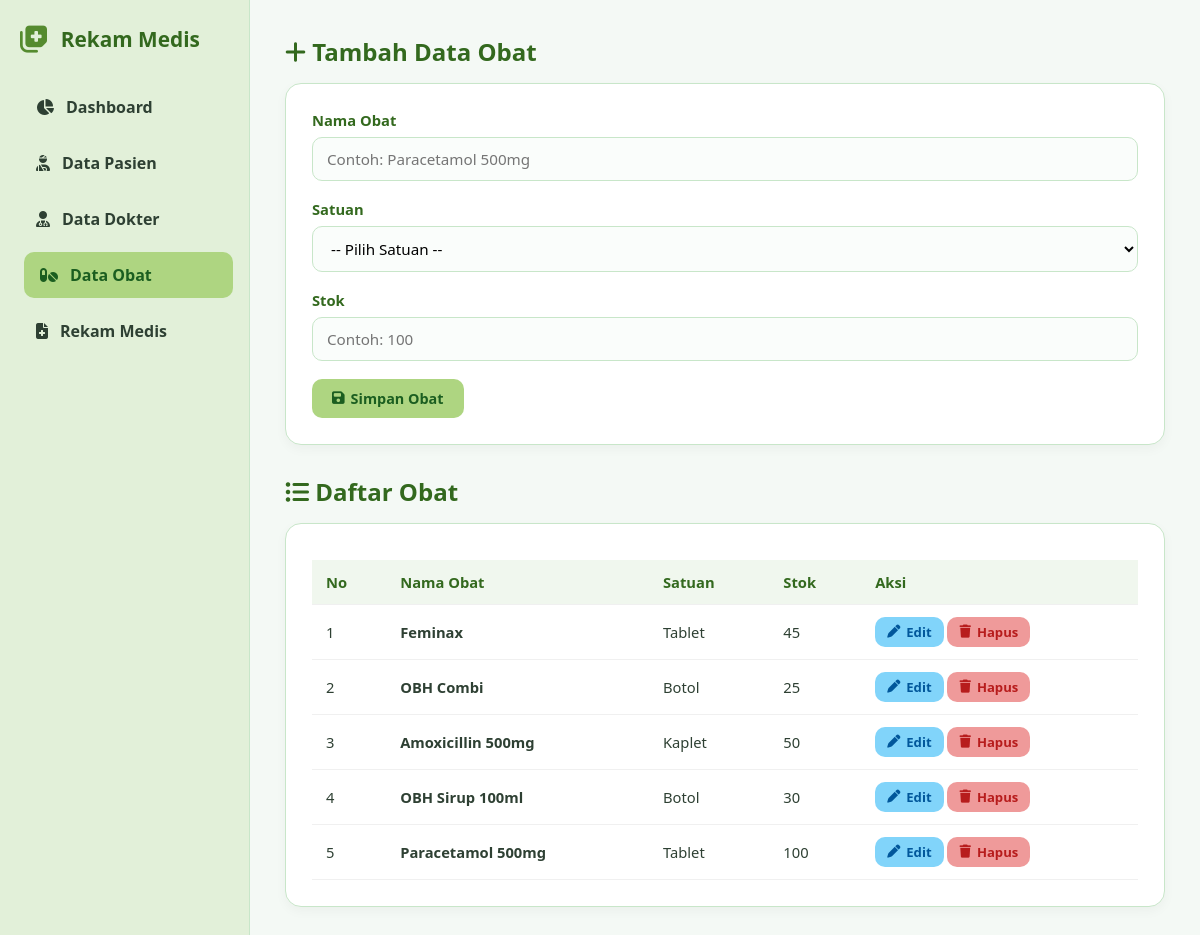
/obat.php, run on the app's committed database.
### tables this page shows
CREATE TABLE `obat` (
  `id_obat` int(11) NOT NULL,
  `nama_obat` varchar(100) NOT NULL,
  `satuan` varchar(30) NOT NULL,
  `stok` int(11) NOT NULL
);

### obat.php (the view, shortened to what this page needs)
<?php
require_once 'koneksi.php';
$edit_data = ['id_obat'=>'', 'nama_obat'=>'', 'satuan'=>'', 'stok'=>''];
?>
<!DOCTYPE html>
<html lang="id">
<head>
    <link rel="stylesheet" href="https://cdnjs.cloudflare.com/ajax/libs/font-awesome/6.4.0/css/all.min.css">
    <link rel="stylesheet" href="style.css">
</head>
<body>
    <div class="sidebar">
        <div class="sidebar-header">
            <i class="fa-solid fa-notes-medical"></i>
            <h2>Rekam Medis</h2>
        </div>
        <nav>
            <a href="index.php"><i class="fa-solid fa-chart-pie"></i> Dashboard</a>
            <a href="pasien.php"><i class="fa-solid fa-user-injured"></i> Data Pasien</a>
            <a href="dokter.php"><i class="fa-solid fa-user-doctor"></i> Data Dokter</a>
            <a href="obat.php" class="active"><i class="fa-solid fa-pills"></i> Data Obat</a>
            <a href="rekam_medis.php"><i class="fa-solid fa-file-medical"></i> Rekam Medis</a>
        </nav>
    </div>
    <div class="main-content">
        <h2 style="color: var(--primary-dark); margin-bottom: 15px;">
            <i class="fa-solid <?= ($edit_data['id_obat'] != '') ? 'fa-pen-to-square' : 'fa-plus'; ?>"></i>
            <?= ($edit_data['id_obat'] != '') ? 'Edit Data Obat' : 'Tambah Data Obat'; ?>
        </h2>
        <div class="table-container">
            <form action="obat.php" method="POST">
                <div class="form-group">
                    <label>Nama Obat</label>
                    <input type="text" name="nama_obat" value="<?= $edit_data['nama_obat']; ?>" placeholder="Contoh: Paracetamol 500mg" required>
                </div>
                <div class="form-group">
                    <label>Satuan</label>
                    <select name="satuan" required>
                        <option value="">-- Pilih Satuan --</option>
                    </select>
                </div>
                <div class="form-group">
                    <label>Stok</label>
                    <input type="number" name="stok" value="<?= $edit_data['stok']; ?>" placeholder="Contoh: 100" min="0" required>
                </div>
                <button type="submit" name="simpan" class="btn btn-primary">
                    <i class="fa-solid fa-floppy-disk"></i> Simpan Obat
                </button>
            </form>
        </div>
        <h2 style="color: var(--primary-dark); margin-bottom: 15px;"><i class="fa-solid fa-list-ul"></i> Daftar Obat</h2>
        <div class="table-container">
            <table>
                <thead>
                    <tr>
                        <th>No</th>
                        <th>Nama Obat</th>
                        <th>Satuan</th>
                        <th>Stok</th>
                        <th>Aksi</th>
                    </tr>
                </thead>
                <tbody>
                    <?php
                    $no = 1;
                    $query = mysqli_query($koneksi, "SELECT * FROM obat ORDER BY id_obat DESC");
                    if ($query && mysqli_num_rows($query) > 0) {
                        while ($o = mysqli_fetch_assoc($query)) {
                    ?>
                    <tr>
                        <td><?= $no++; ?></td>
                        <td><strong><?= $o['nama_obat']; ?></strong></td>
                        <td><?= $o['satuan']; ?></td>
                        <td><?= $o['stok']; ?></td>
                        <td>
                            <a href="obat.php?edit=<?= $o['id_obat']; ?>" class="btn btn-edit"><i class="fa-solid fa-pen"></i> Edit</a>
                            <a href="obat.php?hapus=<?= $o['id_obat']; ?>" class="btn btn-delete" onclick="return confirm('Hapus data obat ini?')"><i class="fa-solid fa-trash"></i> Hapus</a>
                        </td>
                    </tr>
                    <?php
                        }
                    } else {
                        echo "<tr><td colspan='5' style='text-align:center; color:#888;'>Belum ada data obat.</td></tr>";
                    }
                    ?>
                </tbody>
            </table>
        </div>
    </div>
</body>
</html>

### style.css (style rules this page uses)
:root { --bg-color: #f4f9f5; --sidebar-bg: #e2f0d9; --card-bg: #ffffff; --primary-color: #558b2f; --primary-light: #aed581; --primary-dark: #33691e; --text-color: #2e4033; --border-color: #c8e6c9; --accent-blue: #81d4fa; --accent-danger: #ef9a9a; }
* { box-sizing: border-box; margin: 0; padding: 0; font-family: 'Segoe UI', Tahoma, Geneva, Verdana, sans-serif; }
body { background-color: var(--bg-color); color: var(--text-color); display: flex; min-height: 100vh; }
.sidebar { width: 250px; background-color: var(--sidebar-bg); padding: 25px 20px; border-right: 1px solid var(--border-color); display: flex; flex-direction: column; }
.sidebar-header { display: flex; align-items: center; gap: 12px; margin-bottom: 30px; }
.sidebar-header i { font-size: 1.8rem; color: var(--primary-color); }
.sidebar-header h2 { font-size: 1.3rem; color: var(--primary-dark); }
.sidebar nav a { display: flex; align-items: center; gap: 12px; color: var(--text-color); text-decoration: none; padding: 12px 16px; border-radius: 10px; margin-bottom: 10px; font-weight: 600; transition: all 0.25s ease; }
.sidebar nav a:hover, .sidebar nav a.active { background-color: var(--primary-light); color: #1b5e20; transform: translateX(4px); }
.main-content { flex: 1; padding: 35px; overflow-y: auto; }
.table-container { background: var(--card-bg); padding: 26px; border-radius: 16px; box-shadow: 0 4px 12px rgba(0,0,0,0.04); border: 1px solid var(--border-color); margin-bottom: 30px; }
.form-group { margin-bottom: 18px; }
.form-group label { display: block; margin-bottom: 7px; font-weight: 600; font-size: 0.92rem; color: var(--primary-dark); }
.form-group input, .form-group select, .form-group textarea { width: 100%; padding: 11px 14px; border: 1.5px solid var(--border-color); border-radius: 10px; outline: none; font-size: 0.95rem; background-color: #fafdfb; transition: all 0.2s ease; }
.btn { display: inline-flex; align-items: center; gap: 6px; padding: 10px 20px; border-radius: 10px; text-decoration: none; font-size: 0.9rem; font-weight: 600; cursor: pointer; border: none; transition: all 0.2s ease; }
.btn-primary { background-color: var(--primary-light); color: #1b5e20; }
.btn-edit { background-color: var(--accent-blue); color: #01579b; padding: 6px 12px; font-size: 0.82rem; }
.btn-delete { background-color: var(--accent-danger); color: #b71c1c; padding: 6px 12px; font-size: 0.82rem; }
table { width: 100%; border-collapse: collapse; margin-top: 10px; }
th, td { padding: 12px 14px; text-align: left; border-bottom: 1px solid #f0f0f0; font-size: 0.92rem; }
th { background-color: #f0f7ee; color: var(--primary-dark); font-weight: 700; }

### data on the page
obat: nama_obat "Feminax", satuan "Tablet", stok "45"
obat: nama_obat "OBH Combi", satuan "Botol", stok "25"
obat: nama_obat "Amoxicillin 500mg", satuan "Kaplet", stok "50"
obat: nama_obat "OBH Sirup 100ml", satuan "Botol", stok "30"
obat: nama_obat "Paracetamol 500mg", satuan "Tablet", stok "100"
